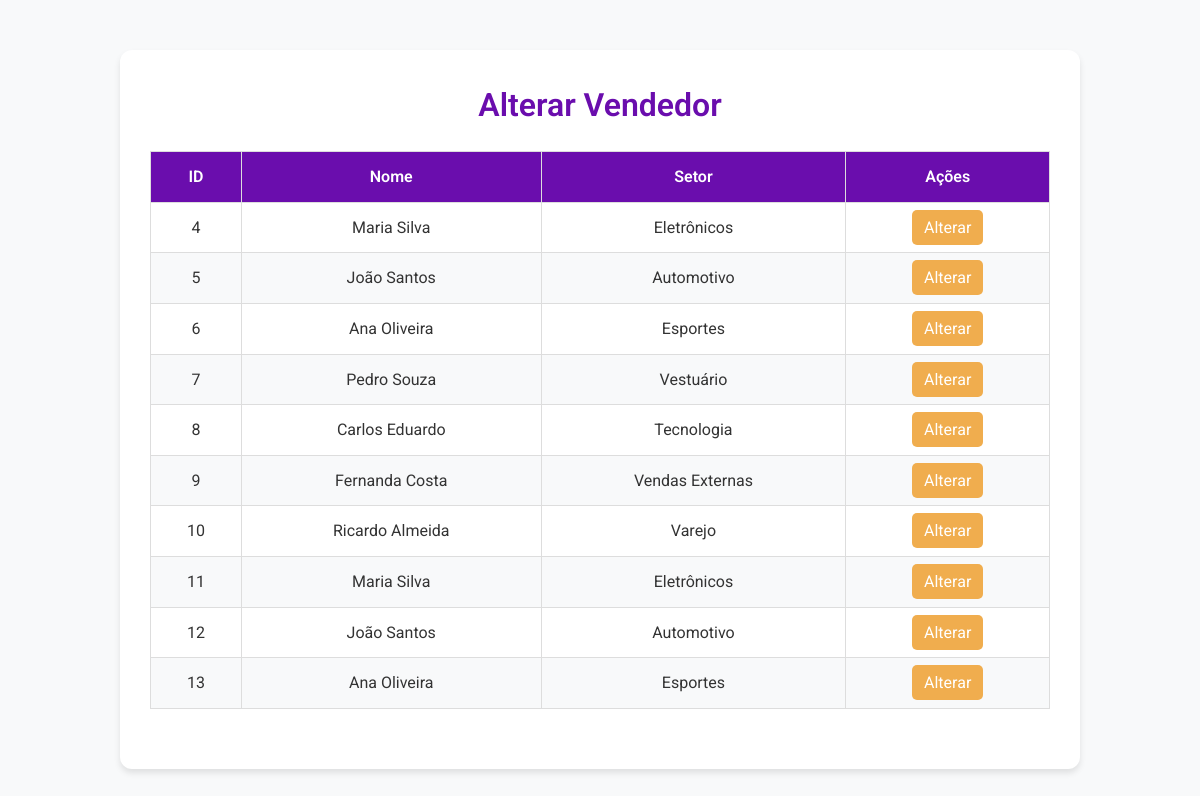
/vendedores/alteracao_vendedor.php, run on the app's committed database.
### tables this page shows
CREATE TABLE `vendedor` (
  `id` int(11) NOT NULL,
  `nome` varchar(100) NOT NULL,
  `endereco` varchar(150) DEFAULT NULL,
  `cidade` varchar(50) DEFAULT NULL,
  `estado` varchar(2) DEFAULT NULL,
  `celular` varchar(15) DEFAULT NULL,
  `email` varchar(100) DEFAULT NULL,
  `perc_comissa` decimal(5,2) DEFAULT NULL,
  `setor` varchar(50) DEFAULT NULL,
  `sexo` char(1) DEFAULT NULL
);

### vendedores/alteracao_vendedor.php (the view, shortened to what this page needs)
<?php
include('../config/conexao.php');
$sql_vendedores = "SELECT * FROM vendedor";
$result_vendedores = mysqli_query($conn, $sql_vendedores);
?>
<!DOCTYPE html>
<html lang="pt-BR">
<head>
    <link href="../config/style.css" rel="stylesheet">
</head>
<body>
<div class="container">
    <h1>Alterar Vendedor</h1>
    <table>
        <thead>
            <tr>
                <th>ID</th>
                <th>Nome</th>
                <th>Setor</th>
                <th>Ações</th>
            </tr>
        </thead>
        <tbody>
            <?php while ($vendedor_db = mysqli_fetch_assoc($result_vendedores)): ?>
                <tr>
                    <td><?= $vendedor_db['id'] ?></td>
                    <td><?= $vendedor_db['nome'] ?></td>
                    <td><?= $vendedor_db['setor'] ?></td>
                    <td>
                        <a href="alteracao_vendedor.php?id=<?= $vendedor_db['id'] ?>" class="btn btn-warning btn-sm">Alterar</a>
                    </td>
                </tr>
            <?php endwhile; ?>
        </tbody>
    </table>
</div>
</body>
</html>

### config/style.css (style rules this page uses)
* { margin: 0; padding: 0; box-sizing: border-box; }
body { font-family: 'Roboto', sans-serif; background-color: #f8f9fa; color: #333; line-height: 1.6; margin: 0; padding: 0; }
.container { width: 80%; max-width: 960px; margin: 50px auto; padding: 30px; background-color: #fff; border-radius: 12px; box-shadow: 0 4px 6px rgba(0, 0, 0, 0.1); }
h1 { font-size: 32px; font-weight: 600; color: #6a0dad; margin-bottom: 20px; text-align: center; }
table { width: 100%; border-collapse: collapse; margin-bottom: 30px; }
table th, table td { padding: 12px; text-align: center; border: 1px solid #ddd; }
table th { background-color: #6a0dad; color: white; font-weight: 600; }
table tbody tr:nth-child(even) { background-color: #f8f9fa; }
.btn-warning { background-color: #f0ad4e; color: white; padding: 8px 12px; border-radius: 5px; text-decoration: none; }

### data on the page
vendedor: id "4", nome "Maria Silva", setor "Eletrônicos"
vendedor: id "5", nome "João Santos", setor "Automotivo"
vendedor: id "6", nome "Ana Oliveira", setor "Esportes"
vendedor: id "7", nome "Pedro Souza", setor "Vestuário"
vendedor: id "8", nome "Carlos Eduardo", setor "Tecnologia"
vendedor: id "9", nome "Fernanda Costa", setor "Vendas Externas"
vendedor: id "10", nome "Ricardo Almeida", setor "Varejo"
vendedor: id "11", nome "Maria Silva", setor "Eletrônicos"
vendedor: id "12", nome "João Santos", setor "Automotivo"
vendedor: id "13", nome "Ana Oliveira", setor "Esportes"
